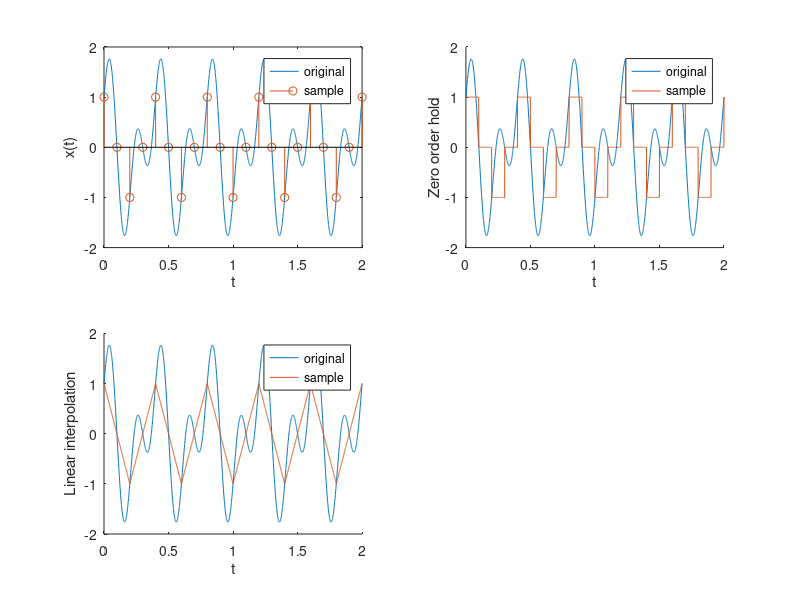

Recreate this plot in MATLAB. (Note: this script raises an error after producing the figure.)
t_fine = 0:0.001:2;
x_t = sin(10*pi*t_fine) + cos(5*pi*t_fine);

subplot(2,2,1);
plot(t_fine,x_t); %plotting original signal

hold on;
Ts=0.1;
t_samples=0:Ts:2;
xn=sin(10*pi*t_samples)+cos(5*pi*t_samples);

stem(t_samples,xn); %plotting sampled signal
hold off;
legend('original','sample');
xlabel('t');
ylabel('x(t)');

%--------------------First reconstuction--------------------

xt1 = interp1(t_samples,xn,t_fine,'previous');
subplot(2,2,2);
hold on;
plot(t_fine,x_t); %Plotting original signal
plot(t_fine,xt1);
xlabel('t');
ylabel('Zero order hold');
legend('original','sample');
hold off;

%------------------Second reconstruction---------------------

xt2 = interp1(t_samples,xn,t_fine,'linear');
subplot(2,2,3);
hold on;
plot(t_fine,x_t); %Plotting original signal
plot(t_fine,xt2);
xlabel('t');
ylabel('Linear interpolation');
legend('original','sample');
hold off;

%-------------------Third reconstruction---------------------

n=0:2/Ts;
xt3 = sinc_recon(n,xn,Ts,t_fine);
subplot(2,2,4);
hold on;
plot(t_fine,x_t); %Plotting original signal
plot(t_fine,xt3);
xlabel('t');
ylabel('sinc interpolation');
legend('original','sample');
hold off;

%-----------------Calculation of error-----------------

index = (t_fine>=0.25 & t_fine <=1.75);

%-------------For zero hold interpolation-----------------
max_zero_hold = max(abs(xt1(index) - x_t(index)));
disp('zero order hold :')
disp(max_zero_hold);

%---------------For linear interpolation----------------

max_linear = max(abs(xt2(index) - x_t(index)));
disp('linear interpolation :');
disp(max_linear);
 
%---------------For sinc interpolation--------------------
max_sinc = max(abs(xt3(index) - x_t(index)));
disp('sinc interpolation :')
disp(max_sinc);
